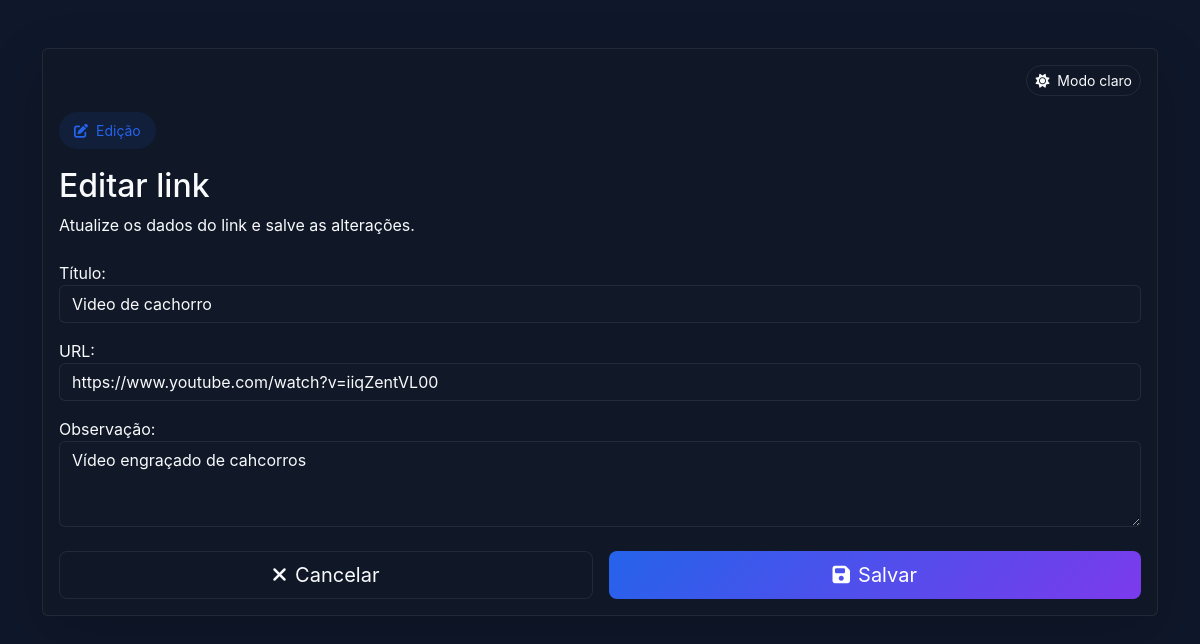
The app's page /editar/13/ (signed in) with its own data.
### core/models.py (models this page shows, shortened)
class LinkModel(models.Model):
    id = models.AutoField(primary_key=True)
    titulo = models.CharField(max_length=150)
    link = models.URLField(max_length=500, unique=True)
    observacao = models.TextField(blank=True)

### core/views.py (the view)
# urls.py: path('editar/<int:id>/', editar, name='editar'),
@login_required
def editar(request, id):
    link = get_object_or_404(LinkModel, id=id)
    if request.method == "POST":
        form = LinkForm(request.POST, instance=link)
        if form.is_valid():
            form.save()
            return redirect('listar')
    else:
        form = LinkForm(instance=link)
    return render(request, "editar.html", {'form': form, 'editar': True})

### core/forms.py (shortened to what this page needs)
class LinkForm(ModelForm):
    class Meta:
        model = LinkModel
        fields = ('titulo', 'link', 'observacao')
        labels = {
            'titulo': 'Título',
            'link': 'URL',
            'observacao': 'Observação',
        }
        widgets = {
            'titulo': forms.TextInput(attrs={'class': 'form-control mb-2', 'placeholder': 'Título do Link'}),
            'link': forms.URLInput(attrs={'class': 'form-control mb-2', 'placeholder': 'URL do Link'}),
            'observacao': forms.Textarea(attrs={'class': 'form-control mb-2', 'placeholder': 'Observação do Link', 'rows': 3}),
        }
        help_texts = {
            'observacao': 'Opcional: descreva o propósito ou contexto do link.',
        }

### core/templates/editar.html (shortened to what this page needs)
{% load static %}
<!DOCTYPE html>
<html lang="pt-BR">
<head>
    <link href="https://cdn.jsdelivr.net/npm/bootstrap@5.3.3/dist/css/bootstrap.min.css" rel="stylesheet">
    <link href="https://cdnjs.cloudflare.com/ajax/libs/font-awesome/6.5.0/css/all.min.css" rel="stylesheet">
    <link href="{% static 'index.css' %}" rel="stylesheet">
</head>
<body>
    <div class="container container-main py-5">
        <div class="card form-card mx-auto">
            <div class="card-body">
                <div class="theme-toggle-wrapper text-end mb-3">
                  <button id="theme-toggle" type="button" class="btn btn-outline-secondary btn-sm">
                    <i class="fas fa-moon me-1" id="theme-toggle-icon"></i>
                    <span id="theme-toggle-text">Tema claro</span>
                  </button>
                </div>
                <div class="hero-badge">
                  <i class="fas fa-edit"></i> Edição
                </div>
                <h2 class="card-title mb-2">Editar link</h2>
                <p class="text-secondary mb-4">Atualize os dados do link e salve as alterações.</p>
            <form method="POST" action="{% url 'editar' form.instance.id %}">
                <div class="mb-3 text-start">
                    {{ form.titulo.label_tag }}
                    {{ form.titulo }}
                </div>
                <div class="mb-3 text-start">
                    {{ form.link.label_tag }}
                    {{ form.link }}
                </div>
                <div class="mb-3 text-start">
                    {{ form.observacao.label_tag }}
                    {{ form.observacao }}
                </div>
                <div class="d-flex flex-column flex-sm-row justify-content-between gap-3 mt-4">
                    <button type="button" onclick="window.location.href='{% url 'listar' %}'" class="btn btn-outline-secondary btn-lg w-100 w-sm-auto">
                        <i class="fas fa-times me-2"></i>Cancelar
                    </button>
                    <button type="submit" class="btn btn-primary btn-lg w-100 w-sm-auto">
                        <i class="fas fa-save me-2"></i>Salvar
                    </button>
                </div>
            </form>
        </div>
    </div>
    </div>
</body>
</html>

### core/static/index.css (style rules this page uses)
html, body { min-height: 100vh; background: var(--body-bg); }
body { font-family: 'Inter', sans-serif; color: var(--body-text); }
.card, .action-card, .form-card, .link-card, .main-card, .login-card { background: var(--surface-alt) !important; border-color: var(--border) !important; box-shadow: 0 18px 55px rgba(0, 0, 0, 0.18); color: var(--body-text); }
.card-title, .card h1, .card h2, .card h3, .card h4, .card h5, .card h6, .card p, .card label, .card .form-label, .card .text-muted, .card .text-secondary { color: var(--body-text) !important; }
.hero-badge { background: rgba(37, 99, 235, 0.10); color: var(--primary); }
.hero-badge { display: inline-flex; align-items: center; gap: 8px; padding: 8px 15px; border-radius: 999px; background: rgba(59, 130, 246, 0.15); color: #93c5fd; font-size: 14px; margin-bottom: 18px; }
:root { color-scheme: dark; --body-bg: #0f172a; --body-text: #f8fafc; --surface: #111827; --surface-alt: rgba(17, 24, 39, 0.94); --surface-soft: rgba(255, 255, 255, 0.04); --border: rgba(255, 255, 255, 0.08); --muted: #94a3b8; --primary: #2563eb; --primary-strong: #7c3aed; --danger: #ef4444; }
body { background-color: var(--body-bg); color: var(--body-text); }
body, input, textarea, select, button { color: inherit; }
.card, .action-card, .form-card, .link-card, .main-card, .login-card { background: var(--surface-alt); border-color: var(--border); box-shadow: 0 18px 55px rgba(0, 0, 0, 0.18); }
.text-secondary { color: var(--muted) !important; }
.btn-primary { background: linear-gradient(135deg, var(--primary), var(--primary-strong)); border: none; color: #fff; }
.btn-outline-secondary { color: var(--body-text); border-color: var(--border); background: transparent; }
.login-card .form-control, .form-card .form-control, .form-control, .form-select, textarea { background: var(--surface); border: 1px solid var(--border); color: var(--body-text) !important; }
.theme-toggle-wrapper { display: flex; justify-content: flex-end; }
.theme-toggle-wrapper button { border-radius: 999px; border: 1px solid var(--border); color: var(--body-text); background: transparent; }

### records on screen
LinkModel: titulo "Video de cachorro", link "https://www.youtube.com/watch?v=iiqZentVL00", observacao "Vídeo engraçado de cahcorros"
